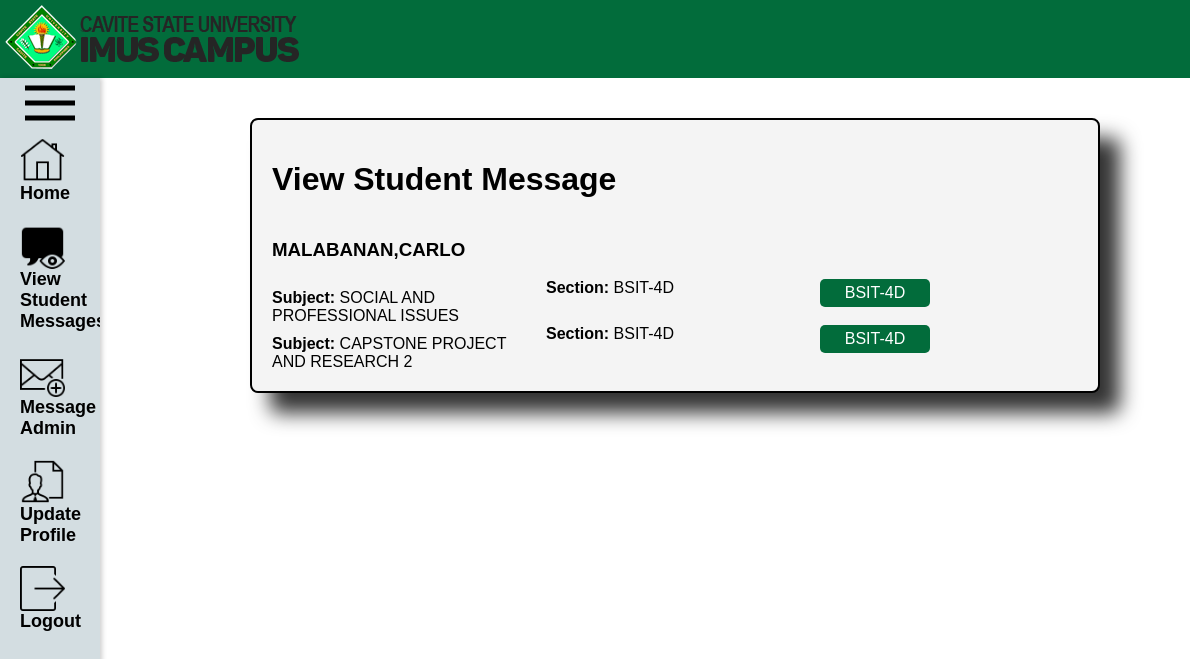
Screenshot of /teacher/view_student_messages.php (signed in) with the database file from the repository.
### tables this page shows
CREATE TABLE `user_form` (
  `id` int(100) NOT NULL,
  `name` varchar(100) NOT NULL,
  `email` varchar(100) NOT NULL,
  `password` varchar(100) NOT NULL,
  `image` varchar(100) NOT NULL,
  `archived` tinyint(1) DEFAULT 0
);

CREATE TABLE `teacher` (
  `id` int(11) NOT NULL,
  `name` varchar(255) NOT NULL,
  `subject` varchar(255) NOT NULL,
  `section` varchar(255) NOT NULL,
  `archived` tinyint(1) DEFAULT 0
);

### teacher/view_student_messages.php (the view, shortened to what this page needs)
<?php
    include 'config.php';
    $user_id = $_SESSION['user_id'] ?? null;
    $select_user = mysqli_query($conn, "SELECT * FROM `user_form` WHERE id = '$user_id'");
    $user_data = mysqli_fetch_assoc($select_user);
    $select_teacher = mysqli_query($conn, "SELECT * FROM `teacher` WHERE `name` = '{$user_data['name']}'");
    $teacher_data = [];
    while ($row = mysqli_fetch_assoc($select_teacher)) {
        $teacher_data[] = $row;
    }
    ?>
    <!DOCTYPE html>
    <html lang="en">
    <link rel="stylesheet" href="styles.css">
    <head>
        <link rel="stylesheet" href="https://cdnjs.cloudflare.com/ajax/libs/font-awesome/4.7.0/css/font-awesome.min.css">
    </head>
    <body>
        <div class="content">
            <div class="logo">
               <img src="logo.png" width="296" height="64" alt="Logo">
            </div>
        </div>
        <div class="container">
            <div class="profile">
                <h1>View Student Message</h1>
                <h3><?= $user_data['name'] ?></h3>
                <?php foreach ($teacher_data as $teacher) : ?>
                    <?php if ($teacher['archived'] == 0) : ?>
                        <div class="card">
                        <p><strong>Subject:</strong> <?= $teacher['subject'] ?></p>
                        <p><strong>Section:</strong> <?= $teacher['section'] ?></p>
                        <a href="#" class="section-btn" onclick="redirectToMessages('<?= urlencode($teacher['name']) ?>', '<?= urlencode($teacher['subject']) ?>', this.innerText)"><?= $teacher['section'] ?></a>
                    </div>
                    <?php endif; ?>
                <?php endforeach; ?>
            </div>
        <div class="sidebar">
<button class="sidebar-button" onclick="toggleSidebar()">
<img src="menu.svg" alt="Description of the image" width="50px" height="50px">
</button>
<div class="menu-item">
<a href="home.php">
   <img class="icon" src="home.png" alt="Message Icon" width="10" height="10" style="vertical-align: middle;">
   <span id="messageText">Home</span>
</a>
<div class="menu-item">
<a href="view_student_messages.php">
   <img class="icon" src="message.png" alt="Message Icon" width="10" height="10" style="vertical-align: middle;">
   <span id="messageText">View Student Messages</span>
</a>
</div>
   <div class="menu-item">
   <a href="message_admin.php?username=<?= urlencode($user_data['name']) ?>">
   <img class="icon" src="message2.png" alt="Message Icon" width="10" height="10" style="vertical-align: middle;">
   <span id="messageText">Message Admin</span>
</a>
</div>
   <div class="menu-item">
   <a href="update_profile.php">
   <img class="icon" src="update.png" alt="Message Icon" width="10" height="10" style="vertical-align: middle;"><span id="messageText">Update Profile</span>
</a>
<div class="logout-section">
            <div class="menu-item">
            <a href="home.php?logout=<?= $user_id ?>" >
        <img class="icon" src="logout.png" alt="Message Icon" width="10" height="10" style="vertical-align: middle;"><span id="messageText">Logout</span>
    </a>
</div>
</div>
    </body>
    </html>

### teacher/styles.css (style rules this page uses)
body { margin: 0; padding: 0; overflow-x: hidden; font-family: Arial, sans-serif; }
.profile { display: flex; flex-direction: column; margin-left: 250px; margin-top: 20px; padding: 20px; background-color: #f4f4f4; border-radius: 8px; box-shadow: 0 0 10px rgba(0, 0, 0, 0.1); }
.profile p { margin: 10px 0; }
.icon { margin-left: 0; width: 45px; height: 45px; vertical-align: top; transition: width 0.3s, height 0.3s; }
.menu-item a { padding: 0; margin: 0; text-decoration: none; color: white; padding: 10px 20px; font-size: 18px; transition: opacity 0.3s; }
.menu-item img { margin-right: 5px; }
.content { padding: 5px; background-color: #026c3b; display: flex; align-items: center; transition: transform 0.3s; margin-right: 10px; }
.sidebar { background-color: #d3dde1; width: 100px; height: 100vh; position: fixed; top: 0; left: 0; overflow-x: hidden; transition: width 0.3s; box-shadow: 2px 0 5px rgba(0, 0, 0, 0.2); margin-top: 78px; }
.sidebar button { display: block; margin: auto; width: 50px; height: 50px; }
.sidebar a { font-weight: bold; padding: 10px 20px; text-decoration: none; font-size: 18px; color: rgb(0, 0, 0); display: block; transition: background-color 0.3s; }
.sidebar-button { background: none; border: none; padding: 0; cursor: pointer; display: block; margin: auto; text-align: center; transition: width 0.3s; }

### teacher/view_student_messages.php (style rules this page uses)
.content { margin-left:0px; padding: -1px; background-color: #026c3b; display: flex;align-items: center; }
.card { column-count: 3; }
.profile { box-sizing: border-box; border: 2px solid #000; padding: 10px; margin-right: 100px; }
.profile { display: flex; flex-direction: column; margin-left: 250px; margin-top: 40px; padding: 20px; background-color: #f4f4f4; border-radius: 8px; box-shadow: 20px 20px 20px rgba(0, 0, 0, 0.8); }
.profile p { margin: 10px 0; }
.section-btn { display: block; background-color: #026c3b; color: white; padding: 5px; width: 100px; margin-top: 10px; text-align: center; text-decoration: none; border-radius: 5px; transition: background-color 0.3s ease; }

### rows the page displays
user_form: name "MALABANAN,CARLO"
teacher: subject "SOCIAL AND PROFESSIONAL ISSUES", section "BSIT-4D"
teacher: subject "CAPSTONE PROJECT AND RESEARCH 2", section "BSIT-4D"
